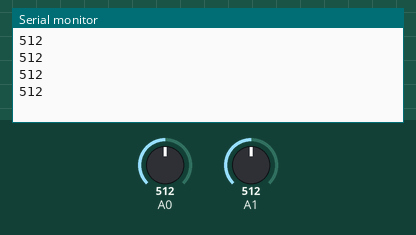
Recording of a sketch running on a simulated Arduino Uno, built with avr-gcc and run on an emulated ATmega328P. Shown: the last lines printed to the serial monitor. The test bench sets the inputs (shaded band); at power-on: A0 = 512, A1 = 512.

Above: at 1.8 s.
1.9 s: A0 set to 716
At 2.5 s:
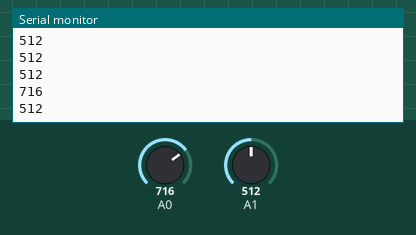
3.4 s: A1 set to 306
At 4.7 s:
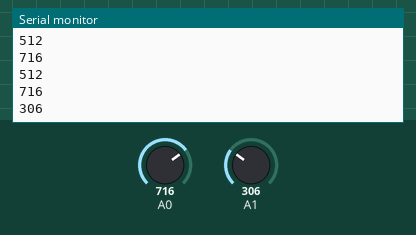
4.9 s: A0 set to 900
At 5.8 s:
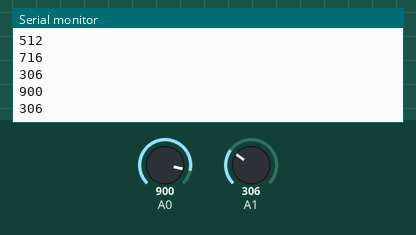
6.4 s: A1 set to 122
At 7.7 s:
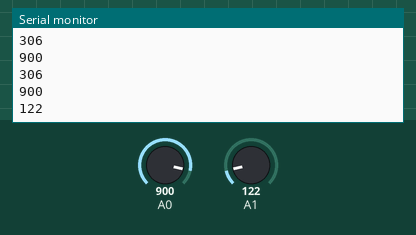
Timing chart, 0 to 8.9 s (numbered marks = the images above; inputs shaded):
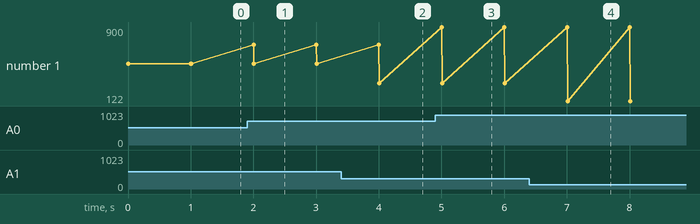

Measured:
- after the input at 1.9 s, the serial monitor: prints a new line after 0.10 s (image 1)
- after the input at 3.4 s, the serial monitor: prints a new line after 0.61 s (image 2)
- after the input at 4.9 s, the serial monitor: prints a new line after 0.10 s (image 3)
- after the input at 6.4 s, the serial monitor: prints a new line after 0.61 s (image 4)
- plotted number 1: 512 → 306 after the input at 3.4 s, 306 → 122 after the input at 6.4 s

The sketch:

LDR_Testing.ino
```cpp
void setup()
{
Serial.begin(9600);
}

void loop()
{
unsigned int AnalogValue1;
AnalogValue1 = analogRead(A0);
Serial.println(AnalogValue1);
Serial.println();

unsigned int AnalogValue2;
AnalogValue2 = analogRead(A1);
Serial.println(AnalogValue2);
Serial.println();
Serial.println();
Serial.println();
Serial.println();
delay(1000);


}
```
